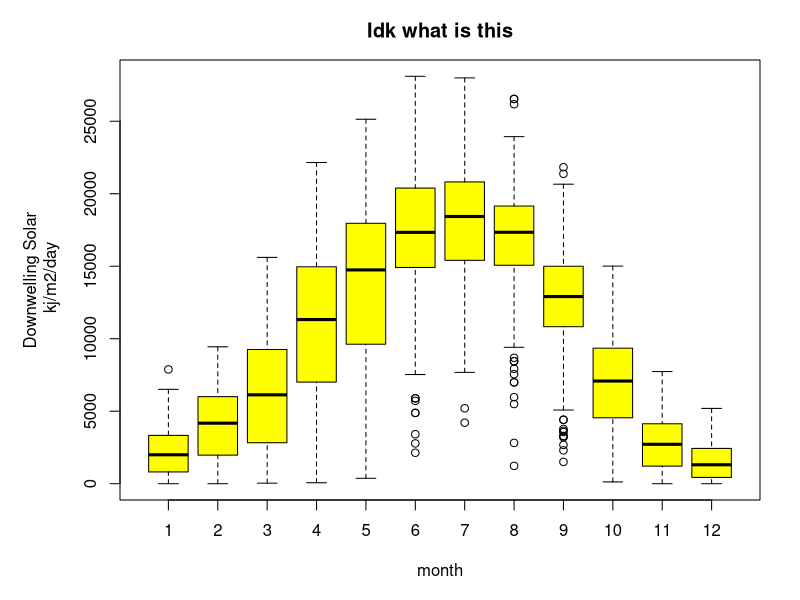

The R script that drew this image:

sunlight = read.table("esm262/sun.txt", header=T)
par(mar=c(5,6,3,2))
boxplot(sunlight$Kdown_direct~sunlight$month,
        ylab="Downwelling Solar\n kj/m2/day",
        xlab="month", col="yellow",
        main="Idk what is this")
